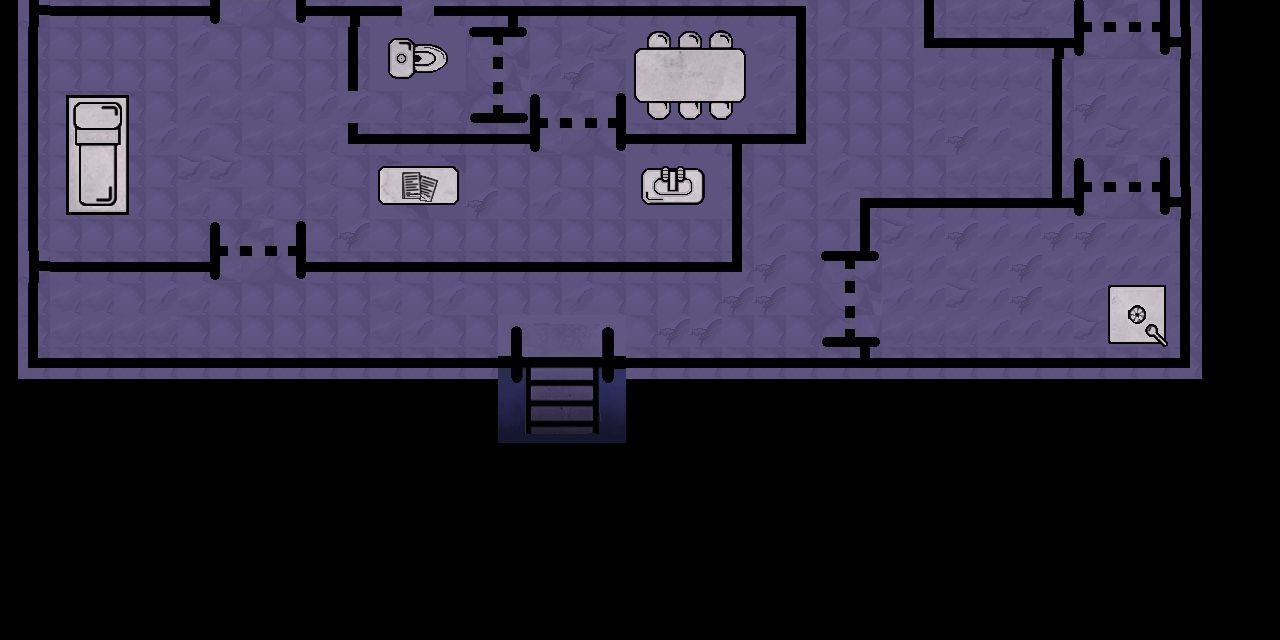

The image is a tile-based game level rendered from a .tmx file. Its description and complete source (layers, tilesets, objects, tile grids) follow:
An orthogonal 40x20 tile map with 32x32 px tiles, 1 tile layer (Calque de Tile 1), 6 tilesets.

<map version="1.2" tiledversion="1.2.0" orientation="orthogonal" renderorder="right-down" width="40" height="20" tilewidth="32" tileheight="32" infinite="0" nextlayerid="8" nextobjectid="1">
 <tileset firstgid="1" name="tileset bomm oui c lui" tilewidth="32" tileheight="32" tilecount="184" columns="23">
  <image source="Pictures/tileset bomm oui c lui.png" width="736" height="256" />
 </tileset>
 <tileset firstgid="185" name="tile toilet" tilewidth="32" tileheight="32" tilecount="6" columns="3">
  <image source="Pictures/tile toilet.png" width="96" height="64" />
 </tileset>
 <tileset firstgid="191" name="tile angle 5" tilewidth="32" tileheight="32" tilecount="1" columns="1">
  <image source="Pictures/tile angle 5.jpg" width="32" height="32" />
 </tileset>
 <tileset firstgid="192" name="tile entrence" tilewidth="32" tileheight="32" tilecount="16" columns="4">
  <image source="Pictures/tile entrence.jpg" width="128" height="128" />
 </tileset>
 <tileset firstgid="208" name="tileset bomm oui c lui" tilewidth="32" tileheight="32" tilecount="184" columns="23">
  <image source="Pictures/tileset bomm oui c lui.png" width="736" height="256" />
 </tileset>
 <tileset firstgid="392" name="tileset bomm oui c lui" tilewidth="32" tileheight="32" tilecount="184" columns="23">
  <image source="Pictures/tileset bomm oui c lui.png" width="736" height="256" />
 </tileset>
 <layer id="7" name="Calque de Tile 1" width="40" height="20" offsetx="18.1818" offsety="-133.333">
  <data encoding="csv">
3,27,27,27,27,27,27,27,27,27,27,27,27,27,27,27,27,27,27,27,27,27,27,27,27,27,27,27,191,27,27,27,27,27,27,27,2,0,0,0,
50,54,53,55,53,53,55,55,53,55,54,55,53,54,52,53,54,53,55,55,55,54,54,52,52,55,55,55,50,54,54,54,16,17,18,54,50,0,0,0,
50,54,54,52,55,55,54,53,52,55,54,51,55,54,54,55,54,51,54,54,55,54,55,55,54,52,55,55,50,8,9,54,39,40,41,52,50,0,0,0,
50,53,54,51,51,54,24,25,26,54,54,54,54,51,55,54,55,55,54,55,55,52,54,54,52,55,51,55,50,31,32,54,54,51,54,52,50,0,0,0,
2684354751,27,27,27,27,27,47,48,49,27,3221225663,27,54,27,27,1073742015,27,27,27,27,27,27,27,27,2,55,52,55,50,54,54,53,54,24,25,26,50,0,0,0,
50,55,55,55,55,52,55,55,55,55,50,185,186,187,2684354607,2684354584,55,54,53,10,11,12,13,54,50,52,55,55,1,27,27,27,3221225663,47,48,49,536871103,0,0,0,
50,55,55,55,55,52,55,52,55,55,50,188,189,190,2684354608,2684354585,52,51,55,33,34,35,36,52,50,55,55,55,54,54,54,54,50,54,52,54,50,0,0,0,
50,19,20,21,55,52,54,54,55,52,52,55,54,55,2684354609,2684354586,24,25,26,56,57,58,59,54,50,55,55,55,54,54,52,54,50,51,52,52,50,0,0,0,
50,42,43,44,52,52,55,54,54,54,1,27,27,27,27,27,47,48,49,27,27,27,1073742015,27,4,55,55,55,52,51,52,54,50,52,53,54,50,0,0,0,
50,65,66,67,55,53,53,55,55,54,55,16,17,18,55,55,55,55,55,5,6,7,50,55,55,52,55,55,55,54,54,54,50,24,25,26,50,0,0,0,
50,88,89,90,55,54,55,54,55,54,55,39,40,41,51,55,52,55,55,28,29,30,50,52,55,52,3,27,27,27,27,27,191,47,48,49,536871103,0,0,0,
50,55,55,55,55,55,24,25,26,55,51,55,55,55,55,55,55,55,55,55,55,55,50,52,55,55,50,53,52,51,52,52,51,51,52,52,50,0,0,0,
2684354751,27,27,27,27,27,47,48,49,27,27,27,27,27,27,27,27,27,27,27,27,27,4,51,55,2684354607,2684354584,54,52,54,52,51,54,52,52,52,50,0,0,0,
50,54,54,55,52,54,55,55,55,55,55,54,55,52,55,55,55,52,55,55,55,55,51,51,55,2684354608,2684354585,52,52,53,52,51,54,52,1610612751,1610612774,50,0,0,0,
50,54,54,54,54,55,55,55,55,55,55,54,52,55,55,192,193,194,195,55,51,51,55,55,55,2684354609,2684354586,54,54,54,52,52,52,53,1610612750,1610612773,50,0,0,0,
1,27,27,27,27,27,27,27,27,27,27,27,27,27,27,196,197,198,199,27,27,27,27,27,27,27,191,27,27,27,27,27,27,27,27,27,4,0,0,0,
102,102,0,0,0,102,102,102,102,102,0,0,0,0,0,200,201,202,203,94,102,0,0,0,102,102,102,0,0,0,0,0,0,0,0,0,0,0,0,0,
102,102,102,102,102,102,0,0,0,102,102,102,102,102,102,204,205,206,207,94,0,0,0,0,0,0,102,102,102,0,0,0,0,0,0,0,102,0,0,0,
0,0,0,0,0,0,0,0,0,0,0,0,0,0,0,0,0,0,0,0,0,0,0,0,0,0,0,0,0,0,0,0,0,0,0,0,0,0,0,0,
0,0,0,0,0,0,0,0,0,0,0,0,0,0,0,0,0,0,0,0,0,0,0,0,0,0,0,0,0,0,0,0,0,0,0,0,0,0,0,0
</data>
 </layer>
</map>